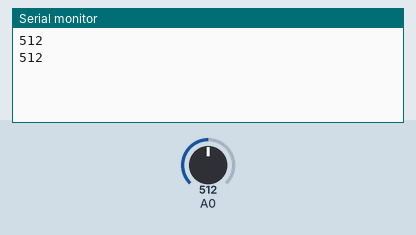
Recording of a sketch running on a simulated Arduino Uno, built with avr-gcc and run on an emulated ATmega328P. Shown: the last lines printed to the serial monitor. The test bench sets the inputs (shaded band); at power-on: A0 = 512.

Above: at 1.8 s.
1.9 s: A0 set to 716
At 2.7 s:
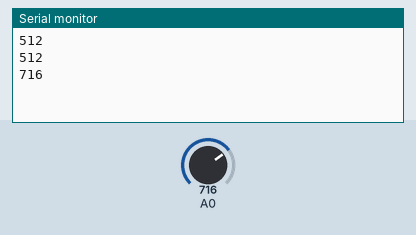
3.4 s: A0 set to 900
At 4.8 s:
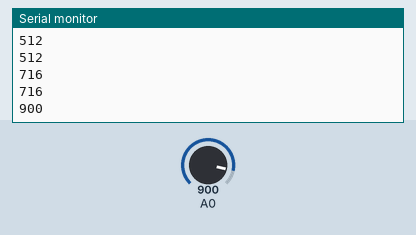
Timing chart, 0 to 6.4 s (numbered marks = the images above; inputs shaded):
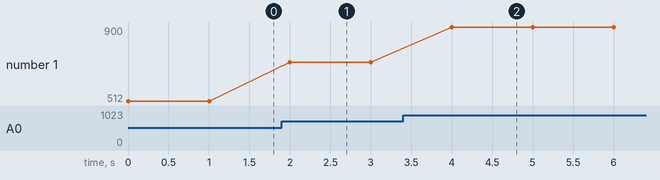

Measured:
- after the input at 1.9 s, the serial monitor: prints a new line after 0.10 s (image 1)
- after the input at 3.4 s, the serial monitor: prints a new line after 0.60 s (image 2)
- plotted number 1: 512 → 716 after the input at 1.9 s, 716 → 900 after the input at 3.4 s

The sketch:

IR.ino
```cpp
void setup() {
  // put your setup code here, to run once:
  Serial.begin(9600);
  pinMode(A0,INPUT);

}

void loop() {
  // put your main code here, to run repeatedly:
  int vala=analogRead(A0);
  Serial.println(vala);
  delay(1000);
}
```
